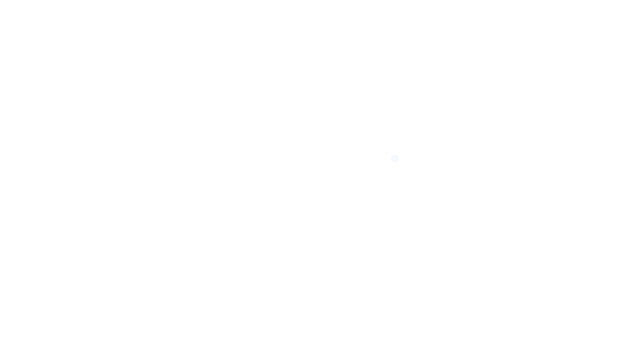
Frame 1 (no input)
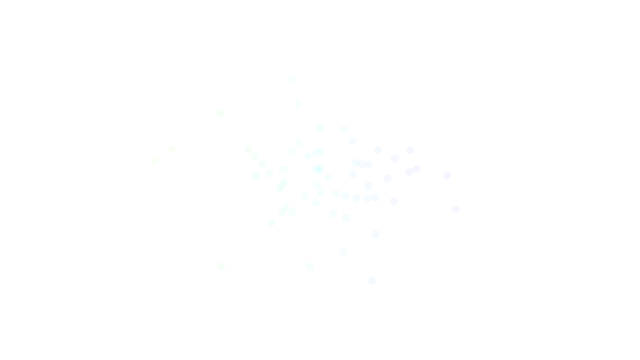
Frame 60 (the mouse pressed at the canvas centre just before this capture)
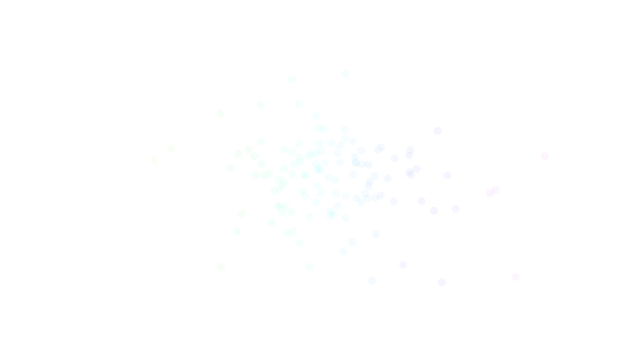
Frame 120 (the mouse held since frame 60 and released just before this capture)

The Processing sketch that drew these frames (run headless with seeded random() and noise(); from frame 60 on, the mouse is pressed at the canvas centre):

// Processing sketch: sketch_181008c
// ── sketch_181008c.pde
import java.util.Random;
Random generator;

void setup() {
  size(640, 360);
  background(255);
  colorMode(HSB);
  generator = new Random();
}

void draw() {
  float numx = (float) generator.nextGaussian();
  float numy = (float) generator.nextGaussian(); 
  float sdx = 60;
  float sdy = 36;
  float meanx = 320;
  float meany = 180;
  
  float x = sdx * numx + meanx;
  float y = sdy * numy + meany;
  
  noStroke();
  color c;
  c = color(map(x, 0, width, 0, 255), 255, 255, 10);
  fill(c);
  ellipse(x, y, 8, 8);
}
